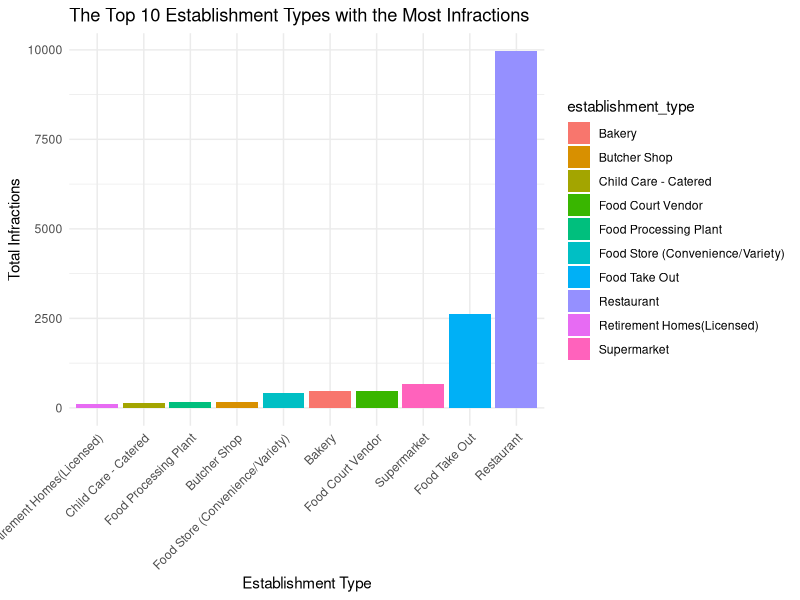
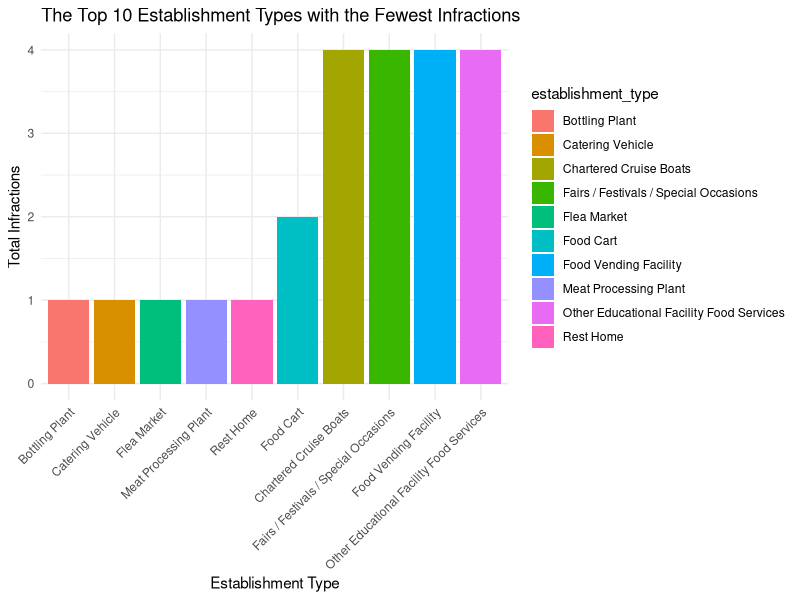

Here is the R script that generated these plots, in order:
#### Preamble ####
# Purpose: Explore the cleaned data from "outputs/data/cleaned_data.csv"
# Author: Heyucheng Zhang
# Date: 17 January 2024 
# Contact: heyucheng.zhang@mail.utoronto.ca
# License: None
# Pre-requisites: 00-simulate_data.R，01-download_data.R 02-data_cleaning.R and 03-test_data.R


#### Workspace setup ####
install.packages("knitr")
library(tidyverse)
library(knitr)

#### Explore ####
cleaned_data <- read_csv("outputs/data/cleaned_data.csv")

summary <- cleaned_data |>
  group_by(establishment_type) |>
  summarise(significant_infractions = sum(severity == "S - Significant"),
            crucial_infractions = sum(severity == "C - Crucial")) |>
  mutate(total_infractions = significant_infractions + crucial_infractions) |>
  ungroup() |>
  arrange(desc(total_infractions))

top_10 <- head(summary, 10)
summary_asc <- summary |> arrange(total_infractions)
bottom_10 <- head(summary_asc, 10)

#### Tables ####
top_10 |> kable()
bottom_10 |> kable()

#### Graphs ####
top_10 |> 
  ggplot(aes(x = reorder(establishment_type, total_infractions), 
             y = total_infractions, fill = establishment_type)) +
  geom_col() +
  labs(title = "The Top 10 Establishment Types with the Most Infractions",
       x = "Establishment Type", y = "Total Infractions") +
  theme_minimal() +
  theme(axis.text.x = element_text(angle = 45, hjust = 1))

bottom_10 |>
  ggplot(aes(x = reorder(establishment_type, total_infractions), 
             y = total_infractions, fill = establishment_type)) +
  geom_col() +
  labs(title = "The Top 10 Establishment Types with the Fewest Infractions",
       x = "Establishment Type", y = "Total Infractions") +
  theme_minimal() +
  theme(axis.text.x = element_text(angle = 45, hjust = 1))

#### Save analysis data ####
write_csv(summary, "outputs/data/analysis_data.csv")
